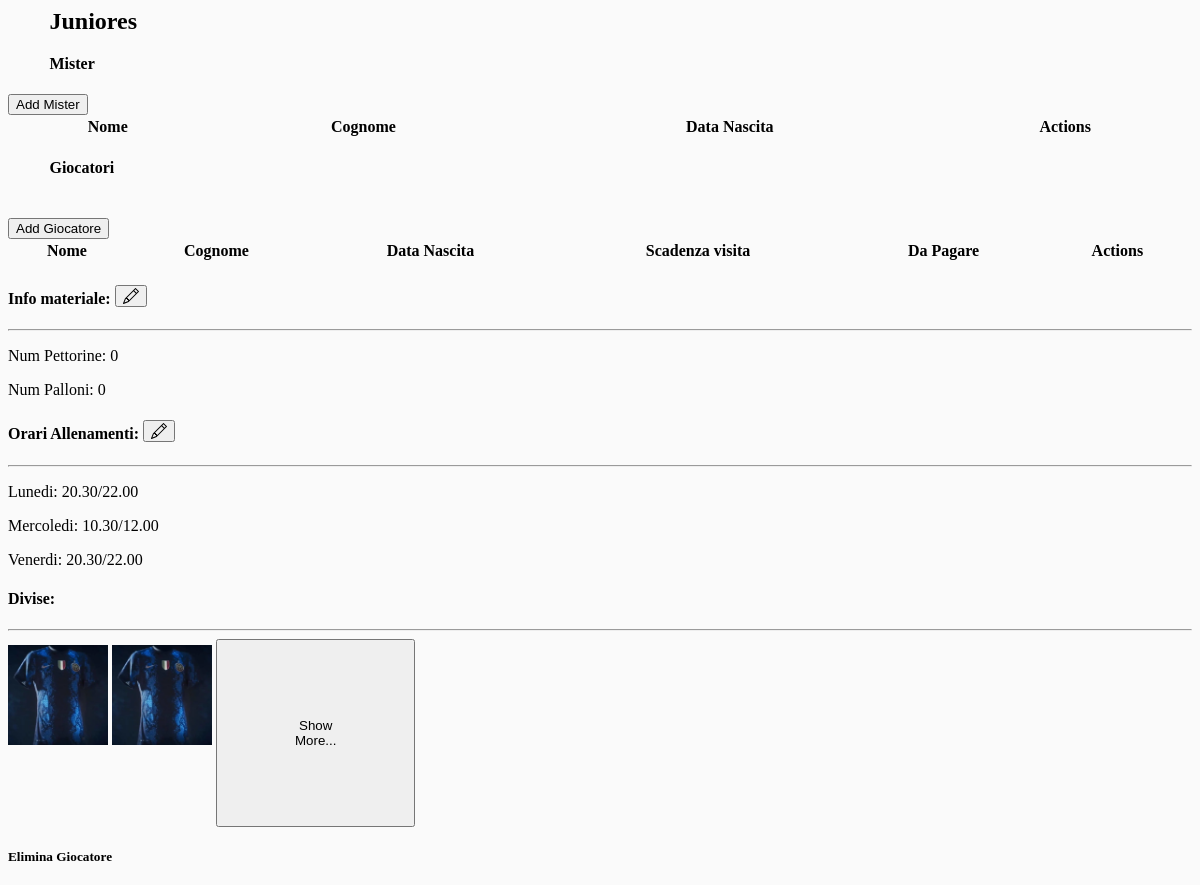
The page /gestionale/pagine/AreaTesserati/squadre/squadre.php?squadra=Juniores (signed in, upper part) on the database as committed earlier.
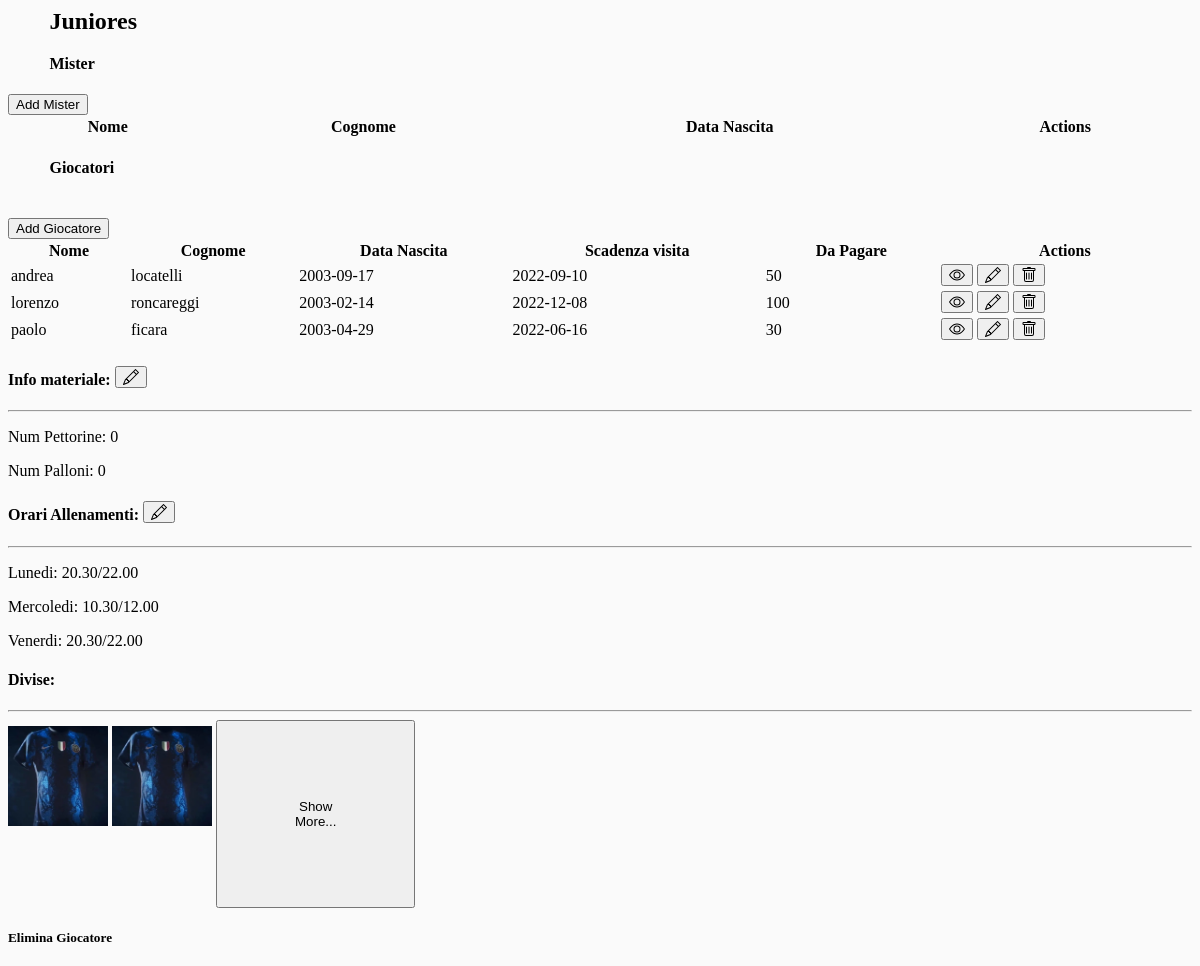
The same page on the database as committed later.
### tables this page shows
CREATE TABLE `categoria` (
  `id` int(11) NOT NULL,
  `nome` varchar(32) NOT NULL,
  `palloni` int(11) NOT NULL,
  `pettorine` int(11) NOT NULL,
  `linkFotoSquadra` blob NOT NULL
);

CREATE TABLE `tesserato` (
  `id` int(11) NOT NULL,
  `cf` varchar(16) NOT NULL,
  `nome` varchar(32) NOT NULL,
  `cognome` varchar(32) NOT NULL,
  `dataNascita` date NOT NULL,
  `luogoNascita` varchar(32) NOT NULL,
  `tipo` int(11) NOT NULL,
  `ruolo` char(1) DEFAULT NULL,
  `idVisita` int(11) DEFAULT NULL,
  `via` varchar(32) NOT NULL,
  `provincia` varchar(32) NOT NULL,
  `citta` varchar(32) NOT NULL,
  `linkFoto` blob DEFAULT NULL,
  `daPagare` int(11) NOT NULL DEFAULT 0,
  `pagato` int(11) NOT NULL DEFAULT 0,
  `idCategoria` int(11) NOT NULL
);

CREATE TABLE `visita` (
  `id` int(11) NOT NULL,
  `tipo` int(11) NOT NULL,
  `scadenza` date NOT NULL,
  `foto` blob NOT NULL
);

### gestionale/pagine/AreaTesserati/squadre/tabellaGiocatori.php (the view, shortened to what this page needs)
<div class="page-header clearfix">
    <h4 class="pull-left" style="margin-left:3.5%; margin-top:20px"> Giocatori </h4>
    <button type='button' class='btn btn-outline-secondary pull-right' style="margin-right:2%; margin-top:20px" data-bs-toggle='modal' data-bs-target='#addGiocatore' <?php echo "data-bs-whatever='" . $_GET['squadra'] . "'" ?>>
        Add Giocatore
    </button>
</div>
<div class="limiter">
    <div class="container-table100">
        <div class="wrap-table100">
            <div class="table100">
                <?php
                $sql = "SELECT tesserato.id, tesserato.daPagare, tesserato.nome, tesserato.cognome, tesserato.dataNascita, categoria.nome as prova, visita.scadenza FROM `tesserato`
                INNER JOIN visita
                on idVisita=visita.id
                INNER JOIN categoria
                on idCategoria=categoria.id
                WHERE tesserato.tipo='0' AND categoria.nome='" . $_GET['squadra'] . "'";
                echo "<table class='display shadow-lg tabella' style='width:100%'><thead><tr>";
                echo "      <th class='pl-4'> Nome</th>";
                echo "      <th> Cognome</th>";
                echo "      <th> Data Nascita</th>";
                echo "      <th> Scadenza visita </th>";
                echo "      <th> Da Pagare </th>";
                echo "      <th class='column4'> Actions</th>";
                echo "</tr></thead><tbody>";
                if ($result = mysqli_query($link, $sql)) {
                    if (mysqli_num_rows($result) > 0) {
                        while ($row = mysqli_fetch_array($result)) {
                            echo "<tr>";
                            echo "<td class='pl-4'>" . $row['nome'] . "</td>";
                            echo "<td>" . $row['cognome'] . "</td>";
                            echo "<td>" . $row['dataNascita'] . "</td>";
                            if ($row['scadenza'] < date("Y-m-d")) {
                                echo "<td><span class='dot-rosso'></span>" . $row['scadenza'] . "</td>";
                            } else if (true) {
                                echo "<td><span class='dot-orange'></span>" . $row['scadenza'] . "</td>";
                            } else {
                                echo "<td><span class='dot-verde'></span>" . $row['scadenza'] . "</td>";
                            }
                            echo "<td>" . $row['daPagare'] . "</td>";
                            echo "<td class='column4 pr-4'>
                                            <button type='button' class='btn btn-outline-primary' data-bs-toggle='modal' data-bs-target='#visualizza' data-bs-whatever='" . $row['id'] . "'>
                                            </button>
                                            <button type='button' class='btn btn-outline-success' data-bs-toggle='modal' data-bs-target='#editMister' data-bs-whatever='" . $row['id'] . "'>
                                            </button>
                                            <button type='button' class='btn btn-outline-danger' data-bs-toggle='modal' data-bs-target='#elimina' data-bs-whatever='" . $row['id'] . "'>
                                            </button>
                                        " . "</td>";
                        }
                    } else {
                    }
                } else {
                    echo "ERROR: Could not able to execute $sql. " . mysqli_error($link);
                }
                echo "</tbody>";
                echo "</table>";
                ?>
            </div>
        </div>
    </div>
</div>

### gestionale/pagine/AreaTesserati/squadre/squadre.php (shortened to what this page needs)
<?php
require_once '../config.php';
$squadra = "";
if ($_GET['squadra'] == "PrimaSquadra")
    $squadra = "Prima Squadra";
else if ($_GET['squadra'] == "PiccoliAmici")
    $squadra = "Piccoli Amici";
else {
    $squadra = $_GET['squadra'];
}
$numPettorine = "";
$numPalloni = "";
$sql = "SELECT * FROM categoria WHERE categoria.nome='" . $_GET['squadra'] . "'";
if ($result = mysqli_query($link, $sql)) {
    if (mysqli_num_rows($result) > 0) {
        $row = mysqli_fetch_array($result);
        $numPettorine = $row['pettorine'];
        $numPalloni = $row['palloni'];
    }
}
$sql = "SELECT * FROM categoria WHERE categoria.nome='" . $_GET['squadra'] . "'";
if ($result = mysqli_query($link, $sql)) {
    if (mysqli_num_rows($result) > 0) {
        $row = mysqli_fetch_array($result);
        $numPettorine = $row['pettorine'];
        $numPalloni = $row['palloni'];
    }
}
?>
<html>
<div class="page-header clearfix">
    <strong>
        <h2 class="pull-left" style="margin-left:3.5%"> <?php echo $squadra ?> </h2>
    </strong>
</div>
<body style="background-color: rgba(250, 250, 250, 255)">
    <div class="contenitore">
        <div class="row">
            <div class="col-sm-9 border-right">
                <?php include 'tabellaMister.php'; ?>
                <?php include 'tabellaGiocatori.php'; ?>
            </div>
            <div class="col-sm-3">
                <div class="alert alert-secondary ml-3" role="alert">
                    <h4 class="alert-heading">Info materiale:
                        <button type='button' class='btn btn-outline-secondary pull-right' data-bs-toggle='modal' data-bs-target='#oggetti'>
                        </button>
                    </h4>
                    <hr>
                    <p>Num Pettorine: <?php echo $numPettorine ?></p>
                    <p class=" mb-0">Num Palloni: <?php echo $numPalloni ?></p>
                </div>
                <div class="alert alert-secondary ml-3" role="alert">
                    <h4 class="alert-heading">Orari Allenamenti:
                        <button type='button' class='btn btn-outline-secondary pull-right' data-bs-toggle='modal' data-bs-target='#orari'>
                        </button>
                    </h4>
                    <hr>
                    <p>Lunedi: 20.30/22.00</p>
                    <p>Mercoledi: 10.30/12.00</p>
                    <p>Venerdi: 20.30/22.00</p>
                </div>
                <div class="alert alert-secondary ml-3" role="alert">
                    <h4 class="alert-heading">Divise:</h4>
                    <hr>
                    <img src="img/divisa.webp" class="rounded float-left mr-2" alt="..." width="100px" height="100px">
                    <img src="img/divisa.webp" class="rounded float-left  mr-2" alt="..." width="100px" height="100px">
                    <button type='button' class='btn btn-outline-secondary mb-3' style="padding:6.5%" data-bs-toggle='modal' data-bs-target='#divise'> Show <br>More...</button>
                </div>
            </div>
        </div>
    </div>
    <div>
        <?php include 'modal.php'; ?>
    </div>
</body>
</html>

### gestionale/pagine/AreaTesserati/squadre/tabellaMister.php (shortened to what this page needs)
<div class="page-header clearfix">
    <strong>
        <h4 class="pull-left" style="margin-left:3.5%; margin-top:1%"> Mister </h4>
        <button type='button' class='btn btn-outline-secondary pull-right' style="margin-right:2%" data-bs-toggle='modal' data-bs-target='#addMister' <?php echo "data-bs-whatever='" . $squadra . "'" ?>>
            Add Mister
        </button>
    </strong>
</div>
<div class=" limiter">
    <div class="container-table100">
        <div class="wrap-table100">
            <div class="table100">
                <?php
                echo "<table class='display shadow-lg tabella' style='width:100%'><thead><tr>";
                echo "      <th class='pl-4'> Nome</th>";
                echo "      <th> Cognome</th>";
                echo "      <th> Data Nascita</th>";
                echo "      <th class='column4'> Actions</th>";
                echo "</tr></thead><tbody>";
                echo "</tbody></table>";
                ?>
            </div>
        </div>
    </div>
</div>

### gestionale/pagine/AreaTesserati/squadre/modal.php (shortened to what this page needs)
<div class="modal fade" id="elimina" data-bs-backdrop="static" data-bs-keyboard="false" tabindex="-1" aria-labelledby="eliminaLabel" aria-hidden="true">
    <div class="modal-dialog">
        <div class="modal-content">
            <div class="modal-header">
                <h5 class="modal-title" id="eliminaLabel">Elimina Giocatore</h5>
            </div>
        </div>
    </div>
</div>

Rows that differ between the two databases and show on the page:
added tesserato: nome "andrea", cognome "locatelli", dataNascita "2003-09-17", idVisita.scadenza "2022-09-10", daPagare "50"
added tesserato: nome "lorenzo", cognome "roncareggi", dataNascita "2003-02-14", idVisita.scadenza "2022-12-08", daPagare "100"
added tesserato: nome "paolo", cognome "ficara", dataNascita "2003-04-29", idVisita.scadenza "2022-06-16", daPagare "30"
